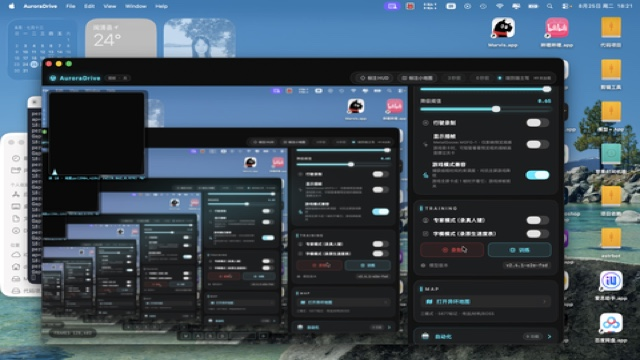
#> input picture src/AuroraDrive/data/raw_clips/clip_20260825_182145/frames/000000.jpg, 640 x 360 px; its folder holds only this picture in this run
$ python map_clusters_by_known_samples.py
#> lines starting #> are read from the running program, lines starting #| are printed output that depends on the picture; after the words box and inside, x2 and y2 are one past the last pixel; in counts of white or black regions, pixels touching at a corner belong together
### tools/build_speed_glyphs.py
#!/usr/bin/env python3
# -*- coding: utf-8 -*-
"""
================================================================================
 build_speed_glyphs.py — 速度表数字字模训练工具（开发机用 Python）

 职责：从录制的全屏原生帧里，按固定槽位裁出 3 个数字位置 → 灰度 + Otsu →
       缩放到统一尺寸（默认 25×45）→ 聚类（相似数字合并）→ 输出字模库文件
       `models/speed_glyphs.json`（与 Swift 端加载格式一致）。

 用法：
     .venv-yolo26/bin/python tools/build_speed_glyphs.py \
         --frames-dir data/raw_clips/clip_xxx/frames \
         --out-models models/speed_glyphs.json \
         --clusters-out tools/speed_clusters.png

 设计要点：
   - 槽位归一化坐标和 Swift 端 `SpeedOCRReader.slotCentersNorm / slotWidthNorm /
     slotYMinNorm / slotYMaxNorm` 完全一致（**单一事实源**：这里常量值改了，
     Swift 端常量也要改，反之亦然）。
   - 缩放后做二值化（Otsu 自适应阈值），不写死固定阈值——游戏亮度会变。
   - 对每位数字的所有样本做按位多数投票，输出"代表性模板"。
   - 聚类用相似度（汉明距离）做并查集合并，输出每个聚类的可视化 PNG
     （含 N 张典型样本缩略图 + 投票模板），便于人工核对每个聚类对应的数字。
   - 不交互：聚类结果完全靠相似度合并，人工复核只看 PNG，按键 0~9 给每聚类打标。

 输出文件：
   - models/speed_glyphs.json：Swift 端加载的字模库（当前只有 "0" 占位，
     其他聚类先留空位，标注后再补）。
   - tools/speed_clusters.png：聚类可视化（每个聚类一行：N 张样本 + 投票模板）。
================================================================================
"""
from __future__ import annotations

import argparse
import json
import sys
from dataclasses import dataclass, field
from pathlib import Path
from typing import Iterable

import numpy as np
from PIL import Image


# ─────────────────────────────────────────────────────────────────────────────
# 槽位定义（与 Swift SpeedOCRReader 同源常量；改这里必须同步改 Swift 端）
# ─────────────────────────────────────────────────────────────────────────────
# 三个数字槽的归一化 x 中心（0~1，原点在左上角，x 向右）
# 2026-08-15 由 clip_20260815_130055 实测：ROI 内 digit centers ≈ [71,120,169]px
# 换算回全屏归一化 = [0.479, 0.496, 0.512]
SLOT_CENTERS_NORM = (0.479, 0.496, 0.512)
# 每个槽的归一化宽度（0~1）。实测最大数字宽度 ≈ 41px / 2940px = 0.014。
# 旧值 0.022 导致相邻槽重叠 17~21px，是污染模板、产生重复聚类的主因。
SLOT_WIDTH_NORM = 0.014
# 数字本体的归一化 y 上下界（0~1，原点左上角，y 向下）。
# 关键：y_min 必须跳过仪表台顶部反光带（dashboard reflection strip），
# 否则 Otsu 会把整张图判定为「亮=前景」，反光占了大半像素，模板被污染。
# 实测反光带在部分帧会下探到 y≈0.89，故 SLOT_Y_MIN_NORM = 0.897 保守取在
# 数字本体起始处，牺牲少量顶部笔画换取二值化稳定。
# y_max 由实测数字底部 0.9319 取 0.932，避免旧 0.924 切掉下半段笔画。
SLOT_Y_MIN_NORM = 0.897
SLOT_Y_MAX_NORM = 0.932

# 字模模式 ROI（与 RecordEngine.glyphROINorm 同源，归一化 x,y,w,h）：
# App「字模模式」录出的帧是速度表区域切片（非全屏），槽位坐标需相对该 ROI
# 换算。传 --roi-norm "0.455,0.885,0.080,0.050" 即启用。
GLYPH_ROI_NORM = (0.455, 0.885, 0.080, 0.050)

# 模板缩放尺寸（与 Swift 端模板匹配一致：宽×高）
TEMPLATE_W = 50
TEMPLATE_H = 90


# ─────────────────────────────────────────────────────────────────────────────
# 图像处理工具
# ─────────────────────────────────────────────────────────────────────────────
def otsu_threshold(gray: np.ndarray) -> int:
    """Otsu 自适应阈值——按图像灰度直方图自动选取前景/背景分割点。

    输入 gray：uint8 灰度图（H×W，0~255）。
    返回：最佳阈值（0~255）；单一灰度（纯色图，非零灰度级 < 2）时返回 0，
    该退化情形由调用方 binarize_otsu 负责转成「全 0 无前景」。
    """
    # 256 bin 直方图
    hist, _ = np.histogram(gray, bins=256, range=(0, 256))
    total = gray.size
    if total == 0:
        return 0
    # 非零灰度级 < 2 → 无法分两类，阈值退化为 0（调用方应返回全 0）
    if int(np.count_nonzero(hist)) < 2:
        return 0
    # 总均值
    sum_all = float(np.dot(np.arange(256), hist))
    sum_bg = 0.0  # 背景（<= t）像素权重累计
    w_bg = 0  # 背景像素数累计
    var_max = 0.0
    thr_best = 0
    for t in range(256):
        w_bg += hist[t]
        if w_bg == 0:
            continue
        w_fg = total - w_bg
        if w_fg == 0:
            break
        sum_bg += t * hist[t]
        m_bg = sum_bg / w_bg
        m_fg = (sum_all - sum_bg) / w_fg
        # 类间方差
        var_between = w_bg * w_fg * (m_bg - m_fg) ** 2
        if var_between > var_max:
            var_max = var_between
            thr_best = t
    return int(thr_best)


def binarize_otsu(gray: np.ndarray) -> np.ndarray:
    """对灰度图做 Otsu 二值化，返回 uint8 0/1 掩码（1=亮=前景=数字笔画）。

    单色退化（非零灰度级 < 2，如全白/全黑帧）→ 返回全 0（视为无前景），
    避免 thr=0 时 `gray>0` 全成立 → 输出全 1 的语义错误。
    """
    hist, _ = np.histogram(gray, bins=256, range=(0, 256))
    if int(np.count_nonzero(hist)) < 2:
        return np.zeros_like(gray, dtype=np.uint8)
    thr = otsu_threshold(gray)
    return (gray > thr).astype(np.uint8)


def crop_slot(gray: np.ndarray, slot_idx: int, roi: tuple[float, float, float, float] | None = None) -> np.ndarray:
    """从灰度图按固定槽位裁出单个数字区域，返回原分辨率灰度子图。

    参数：
      - gray: 输入灰度图（全屏帧 或 字模模式 ROI 切片）
      - slot_idx: 槽位下标 0~2
      - roi: 非 None 时表示 gray 是「速度表 ROI 切片」，其归一化位置 (x,y,w,h)
        在屏幕上（与 RecordEngine.glyphROINorm 同源）。此时把全屏归一化槽位
        坐标换算为相对 ROI 的坐标再裁剪——保证训练窗与运行时裁剪窗像素级一致。

    量化：cx / half_w / y0 / y1 都用 `int(round(...))` 取整，宽度 = 2·round(halfW)。
    与 Swift 端 `cropSlots` 的 round() 量化像素级一致（训练窗 == 运行时裁剪窗）。
    """
    h, w = gray.shape
    if roi is None:
        cx_norm = SLOT_CENTERS_NORM[slot_idx]
        half_w_norm = SLOT_WIDTH_NORM / 2.0
        y0_norm, y1_norm = SLOT_Y_MIN_NORM, SLOT_Y_MAX_NORM
    else:
        # ROI 模式：全屏归一化 → ROI 相对坐标
        rx, ry, rw, rh = roi
        cx_norm = (SLOT_CENTERS_NORM[slot_idx] - rx) / rw
        half_w_norm = (SLOT_WIDTH_NORM / 2.0) / rw
        y0_norm = (SLOT_Y_MIN_NORM - ry) / rh
        y1_norm = (SLOT_Y_MAX_NORM - ry) / rh
    cx = int(round(cx_norm * w))
    half_w = int(round(half_w_norm * w))
    y0 = int(round(y0_norm * h))
    y1 = int(round(y1_norm * h))
    return gray[y0:y1, cx - half_w : cx + half_w]


def resize_nn(arr: np.ndarray, h: int, w: int) -> np.ndarray:
    """最近邻缩放到 (h, w)。二值图用最近邻避免中间灰度。

    与 Swift 端 `SpeedOCRReader.resizeNearest` 同源同形：源下标 =
    linspace(0, srcN-1, dstN) 取整。字模训练与运行时匹配必须同一种缩放，
    否则残差系统性抬高。
    """
    sh, sw = arr.shape
    rs = np.linspace(0, sh - 1, h).astype(np.int64)
    cs = np.linspace(0, sw - 1, w).astype(np.int64)
    return arr[rs[:, None], cs[None, :]]


# [39 lines left out: functions erode_binary, _erode_binary_cumsum, not called in this run]


def make_template(gray: np.ndarray) -> np.ndarray:
    """把原分辨率灰度槽位图处理为标准模板（H=45 × W=25 的 0/1 图）。

    流程：
      1. Otsu 二值化（自适应阈值，免受游戏亮度变化影响）
      2. 缩放到 (TEMPLATE_H, TEMPLATE_W)（最近邻，避免中间灰度）

    说明：5×5 腐蚀会抹掉缩放后的所有笔画（缩放后笔画 ~2 px 宽，5×5 必空）。
    抖动抑制改在 Swift 端用「±1 px 三位置投票匹配」实现（见 SpeedOCRReader
    的 matchDigit 函数），模板与运行时两侧都不做腐蚀，保持一致。
    """
    binary = binarize_otsu(gray)
    return resize_nn(binary, TEMPLATE_H, TEMPLATE_W)


# ─────────────────────────────────────────────────────────────────────────────
# 聚类（按位汉明距离 + 并查集）
# ─────────────────────────────────────────────────────────────────────────────
@dataclass
class Cluster:
    """单个聚类：多个样本 → 一个代表性模板（按位多数投票）。"""
    members: list[int] = field(default_factory=list)  # 样本下标列表
    template: np.ndarray | None = None               # H×W uint8 投票模板
    label: str = ""                                  # 人工标注（0~9，未标为空）


def hamming(a: np.ndarray, b: np.ndarray) -> int:
    """二值模板按位不同像素数（越小越相似）。"""
    return int(np.sum(a != b))


def majority_vote(samples: list[np.ndarray]) -> np.ndarray:
    """同尺寸二值样本按位投票，>50% 视为 1，否则 0。"""
    arr = np.stack(samples, axis=0)
    counts = arr.sum(axis=0)
    h, w = arr.shape[1:]
    # 多数票：>= 一半
    half = arr.shape[0] / 2
    return (counts >= half).astype(np.uint8)


def union_find(n: int) -> tuple[list[int], list[int]]:
    """并查集：parent + rank。"""
    parent = list(range(n))
    rank = [0] * n
    return parent, rank


def uf_find(parent: list[int], x: int) -> int:
    while parent[x] != x:
        parent[x] = parent[parent[x]]  # 路径压缩
        x = parent[x]
    return x


# [12 lines left out: function uf_union, not called in this run]


def cluster_by_hamming(
    samples: list[np.ndarray], threshold: int
) -> list[Cluster]:
    """对所有样本做并查集合并：汉明距离 < threshold 的归为同一聚类。

    - threshold 越大，聚类越粗（容易把不同数字合并）；
      threshold 越小，聚类越细（容易把同数字的不同形态拆开）。
    - 0~9 共 10 类 + 1 类背景（不可识别）= 11 类典型上限。
    """
    n = len(samples)
    parent, rank = union_find(n)
    for i in range(n):
        for j in range(i + 1, n):
            if hamming(samples[i], samples[j]) < threshold:
                uf_union(parent, rank, i, j)
    # 收集每聚类成员
    roots: dict[int, list[int]] = {}
    for i in range(n):
        r = uf_find(parent, i)
        roots.setdefault(r, []).append(i)
    # 输出
    clusters: list[Cluster] = []
    for r, idxs in roots.items():
        mem_samples = [samples[i] for i in idxs]
        clusters.append(
            Cluster(members=idxs, template=majority_vote(mem_samples))
        )
    # 按大小降序
    clusters.sort(key=lambda c: len(c.members), reverse=True)
    return clusters


# ─────────────────────────────────────────────────────────────────────────────
# 可视化（每个聚类一行：缩略图列表 + 投票模板）
# ─────────────────────────────────────────────────────────────────────────────
# [72 lines left out: functions render_clusters_png, build_glyph_json, not called in this run]


# ─────────────────────────────────────────────────────────────────────────────
# 主流程
# ─────────────────────────────────────────────────────────────────────────────
def iter_jpeg_or_png(paths: Iterable[Path]) -> Iterable[Path]:
    """过滤 jpg/png 帧路径。"""
    for p in paths:
        if p.suffix.lower() in {".jpg", ".jpeg", ".png"}:
            yield p


def load_frames(frames_dir: Path) -> list[np.ndarray]:
    """加载目录下所有 jpg/png 帧为灰度 np.ndarray 列表。"""
    images: list[np.ndarray] = []
    for p in sorted(iter_jpeg_or_png(frames_dir.iterdir())):
        try:
            im = Image.open(p).convert("L")
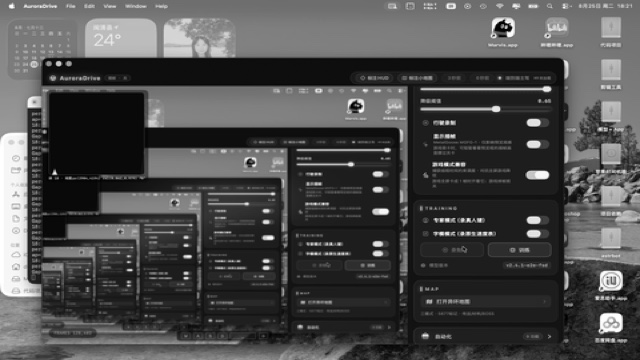
#> im: PIL image 640x360 L; min 0, max 255, mean 75.2
        except Exception as exc:  # 损坏文件跳过
            print(f"  skip {p.name}: {exc}", file=sys.stderr)
            continue
        images.append(np.array(im, dtype=np.uint8))
    return images


# [111 lines left out: function main, not called in this run]


# [2 lines that do not run on import are left out]

### tools/map_clusters_by_known_samples.py
#!/usr/bin/env python3
# -*- coding: utf-8 -*-
"""Map clusters to digits by matching against manually-verified sample frames.

For each known (frame_idx, slot_idx, digit_label) triple, we extract the slot
sample and find the nearest cluster template. The cluster that contains the
sample is then labeled with that digit. This removes ambiguity from visual
inspection of tiny thumbnails.
"""
from __future__ import annotations

import sys
from pathlib import Path

import numpy as np

sys.path.insert(0, str(Path(__file__).parent))
from build_speed_glyphs import (
    GLYPH_ROI_NORM,
    TEMPLATE_H,
    TEMPLATE_W,
    cluster_by_hamming,
    crop_slot,
    hamming,
    load_frames,
    make_template,
)

# Manually verified (frame_idx, slot_idx, digit_label) from reading the speedometer.
# These are clear frames where the speed is unambiguous.
KNOWN_SAMPLES: list[tuple[int, int, str]] = [
    (83, 0, "0"), (83, 1, "0"), (83, 2, "0"),
    (150, 0, "1"), (150, 1, "0"), (150, 2, "0"),
    (191, 0, "0"), (191, 1, "3"), (191, 2, "6"),
    (210, 0, "0"), (210, 1, "6"), (210, 2, "9"),
    (258, 0, "0"), (258, 1, "8"), (258, 2, "2"),
    (282, 0, "1"), (282, 1, "5"), (282, 2, "4"),
    (306, 0, "1"), (306, 1, "2"), (306, 2, "4"),
    (329, 0, "0"), (329, 1, "8"), (329, 2, "0"),
    (353, 0, "0"), (353, 1, "0"), (353, 2, "5"),
    (377, 0, "0"), (377, 1, "7"), (377, 2, "9"),
    (401, 0, "1"), (401, 1, "4"), (401, 2, "5"),
]


def main() -> int:
    clip_dir = Path("data/glyph_clips/clip_20260815_130055/frames")
    frames = load_frames(clip_dir)
#> frames = 1 item

    samples: list[np.ndarray] = []
    sample_meta: list[tuple[int, int]] = []  # (frame_idx, slot_idx) for each sample
    for fi, gray in enumerate(frames):
        for si in range(3):
            sub = crop_slot(gray, si, roi=GLYPH_ROI_NORM)
            if sub.size == 0:
                continue
            tmpl = make_template(sub)
            fg = int(tmpl.sum())
            if fg < 50 or fg > 1000:
                continue
            samples.append(tmpl)
            sample_meta.append((fi, si))
#> this loop made 1 pass
#> fi on pass 1: 0
#> pass 1, in make_template, `binary = binarize_otsu(gray)`:
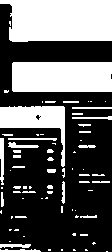
#> binary: shape (252, 112); values 0 (black) and 1 (white), 36.7% white; 76 white regions (41 under 20 px), largest, box (x1, y1, x2, y2) and area: (0, 0, 112, 42) 4212, (12, 62, 112, 92) 2993, (0, 106, 65, 167) 1527
#> pass 1, in make_template (call 2), `binary = binarize_otsu(gray)`:
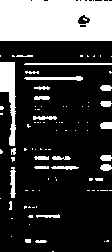
#> binary: shape (252, 112); values 0 (black) and 1 (white), 24.4% white; 91 white regions (66 under 20 px), largest, box (x1, y1, x2, y2) and area: (0, 0, 112, 41) 4477, (0, 62, 16, 146) 713, (24, 76, 83, 81) 183
#> pass 1, in make_template (call 3), `binary = binarize_otsu(gray)`:
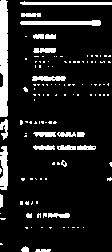
#> binary: shape (252, 112); values 0 (black) and 1 (white), 12.2% white; 124 white regions (102 under 20 px), largest, box (x1, y1, x2, y2) and area: (0, 0, 8, 117) 876, (20, 20, 101, 26) 338, (20, 1, 112, 5) 275
#> after the loop:
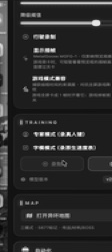
#> sub: shape (252, 112); min 8, max 241, mean 44.1
#> after the loop, sample_meta = [(0, 2)]; samples = 1 item

    print(f"loaded {len(frames)} frames, {len(samples)} valid slot samples")
#| loaded 1 frames, 1 valid slot samples
    clusters = cluster_by_hamming(samples, threshold=120)
#> in cluster_by_hamming, `n = len(samples)`: n = 1
#> in union_find, `rank = [0] * n`: rank = [0]
#> the loop in cluster_by_hamming, `for i in range(n):` made 1 pass
#> after the loop in cluster_by_hamming, `for i in range(n):`: roots = {0: [0]}
#> the loop in cluster_by_hamming, `for r, idxs in roots.items():` made 1 pass
#> (r, idxs, h in majority_vote, w in majority_vote, half in majority_vote) on pass 1: (0, [0], 90, 50, 0.5)
#> pass 1, in majority_vote, `counts = arr.sum(axis=0)`:
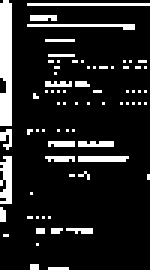
#> counts: shape (90, 50) uint64 (shown 3 times larger); values 0 (black) and 1 (white), 12.8% white; 72 white regions (66 under 20 px), largest, box (x1, y1, x2, y2) and area: (0, 0, 4, 42) 157, (0, 52, 4, 68) 50, (9, 1, 50, 2) 41, (9, 8, 45, 10) 40, (26, 52, 43, 54) 33, (26, 47, 38, 49) 22
#> after the loop in cluster_by_hamming, `for r, idxs in roots.items():`: clusters = 1 item
#> clusters = 1 item
    print(f"{len(clusters)} clusters total")
#| 1 clusters total

    # For each known sample, find its cluster and the residual to that cluster's template.
    cluster_to_labels: dict[int, list[str]] = {}
    for fi, si, label in KNOWN_SAMPLES:
        # Find sample index
        try:
            idx = sample_meta.index((fi, si))
        except ValueError:
            print(f"  sample f{fi}s{si} not found (filtered out)", file=sys.stderr)
            continue
        sample = samples[idx]
        # Find which cluster this sample belongs to
        found = False
        for ci, cl in enumerate(clusters):
            if idx in cl.members:
                cluster_to_labels.setdefault(ci, []).append(label)
                resid = hamming(sample, cl.template) if cl.template is not None else -1
                print(f"  f{fi:03d}s{si} -> C{ci:2d} (N={len(cl.members):3d}) label='{label}' resid={resid}")
                found = True
                break
        if not found:
            print(f"  f{fi:03d}s{si} not in any cluster", file=sys.stderr)
#> after the loop, cluster_to_labels = 0 items

    # Determine the dominant label per cluster
    print("\nCluster label votes:")
    for ci in sorted(cluster_to_labels):
        labels = cluster_to_labels[ci]
        from collections import Counter
        cnt = Counter(labels)
        dominant = cnt.most_common(1)[0]
        print(f"  C{ci:2d}: {dict(cnt)} -> dominant '{dominant[0]}' ({dominant[1]}/{len(labels)})")
#> this loop made 0 passes

    return 0


if __name__ == "__main__":
    sys.exit(main())
#> (the program exits here)
